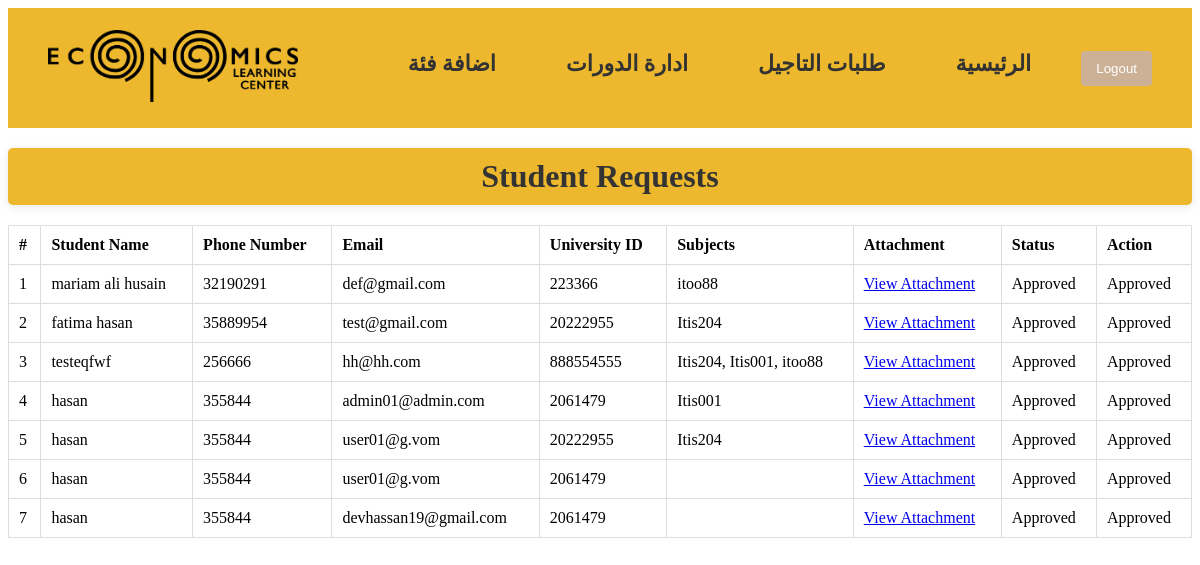
The page /admin-page/ (signed in) on the database as committed earlier.
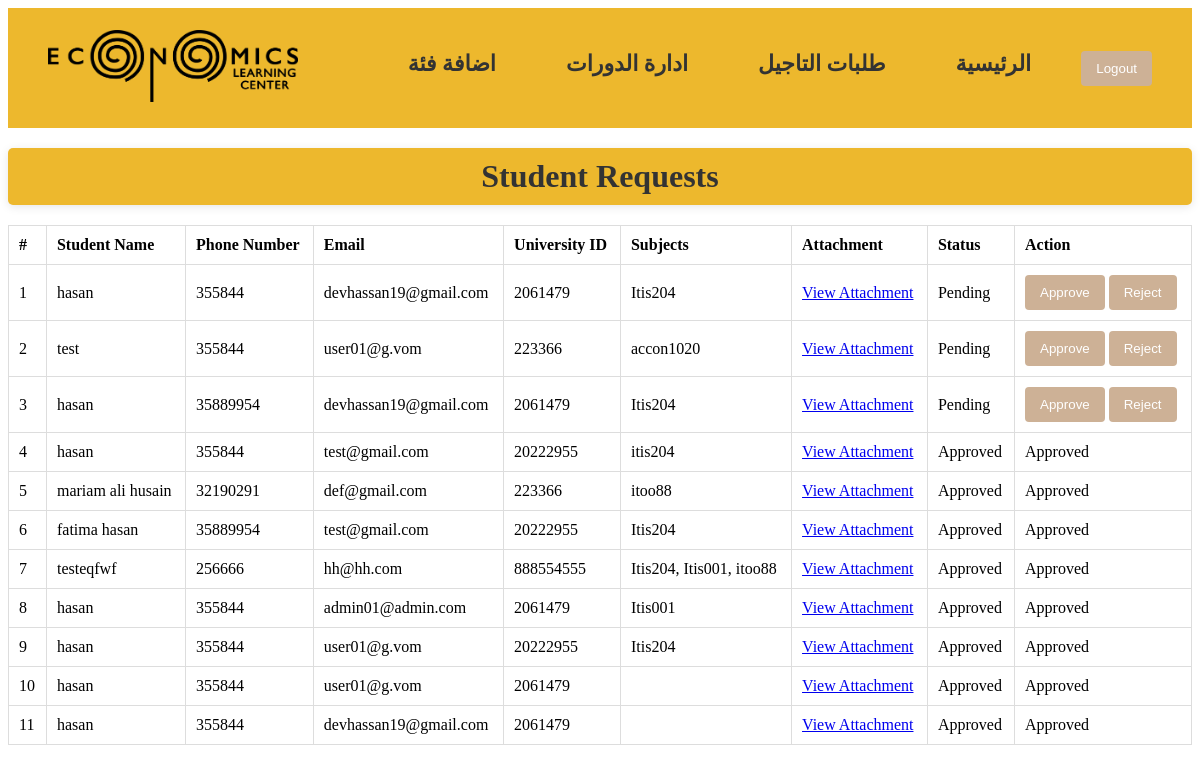
The same page on the database as committed later.
### main_app/models.py (models this page shows, shortened)
class StudentRequest(models.Model):
    student_name = models.CharField(max_length=255)
    phone_number = models.CharField(max_length=15, null=True)
    email = models.EmailField(max_length=255, null=True)
    univ_id = models.CharField(max_length=20, null=True)
    subject = models.ManyToManyField(Subject)
    attachment = models.FileField(upload_to='attachments/', blank=True, null=True)
    status = models.CharField(max_length=10, default='Pending')
    created_at = models.DateTimeField(auto_now_add=True)
    first_payment = models.BooleanField(default=False)
    second_payment = models.BooleanField(default=False)

class Subject(models.Model):
    name = models.CharField(max_length=100)
    price = models.DecimalField(max_digits=10, decimal_places=2)
    image = models.ImageField(upload_to='subject_images/')
    description = models.TextField(blank=True, null=True)
    created_at = models.DateTimeField(default=timezone.now)
    updated_at = models.DateTimeField(auto_now=True)
    advance_payment = models.DecimalField(max_digits=10, decimal_places=2, default=0.00)
    category = models.ForeignKey(Category, on_delete=models.SET_NULL, null=True, blank=True)  # Link to Category

### main_app/views.py (the view, shortened to what this page needs)
# urls.py: path('admin-page/', views.admin_page, name='admin_page'),
@login_required
@user_passes_test(lambda u: u.is_superuser)
def admin_page(request):
    requests = StudentRequest.objects.all().order_by('-created_at')
    return render(request, 'accounts/admin_page.html', {'requests': requests})

### main_app/templates/accounts/admin_page.html (shortened to what this page needs)
{% load static %}
<!DOCTYPE html>
<html>
<head>
  <link rel="stylesheet" href="{% static 'styles/admin.css' %}">
</head>
<body>
  <header>
    <nav>
      <a href="{% url 'admin_page' %}">
        <img src="{% static 'images/logo-horizantal.png' %}" alt="Elc logo" />
    </a>
      <ul>
        <li><a href="{% url 'add_category' %}">اضافة فئة</a></li>
        <li><a href="{% url 'add_subject' %}">ادارة الدورات</a></li>
        <li><a href="{% url 'accept_admin' %}">طلبات التاجيل</a></li>
        <li><a href="{% url 'admin_page' %}">الرئيسية</a></li>
        <li>
          <form action="{% url 'logout' %}" method="POST">
            <button type="submit">Logout</button>
          </form>
        </li>
      </ul>
    </nav>
  </header>
<h2>Student Requests</h2>
<table>
  <thead>
    <tr>
      <th>#</th>
      <th>Student Name</th>
      <th>Phone Number</th>
      <th>Email</th>
      <th>University ID</th>
      <th>Subjects</th>
      <th>Attachment</th>
      <th>Status</th>
      <th>Action</th>
    </tr>
  </thead>
  <tbody>
    {% for request in requests %}
    <tr>
      <td>{{ forloop.counter }}</td>
      <td>{{ request.student_name }}</td>
      <td>{{ request.phone_number }}</td>
      <td>{{ request.email }}</td>
      <td>{{ request.univ_id }}</td>
      <td>
        {% for subject in request.subject.all %}
          {{ subject.name }}{% if not forloop.last %}, {% endif %}
        {% endfor %}
      </td>
      <td>
        {% if request.attachment %}
          <a href="{{ request.attachment.url }}" target="_blank">View Attachment</a>
        {% else %}
          No Attachment
        {% endif %}
      </td>
      <td>{{ request.status }}</td>
      <td>
        {% if request.status == 'Pending' %}
        <form method="POST" style="display:inline;">
          <button type="submit" name="action" value="approve">Approve</button>
        </form>
        <form method="POST" style="display:inline;">
          <button type="submit" name="action" value="reject">Reject</button>
        </form>
        {% else %}
        {{ request.status }}
        {% endif %}
      </td>
    </tr>
    {% empty %}
    <tr><td colspan="9">No requests found</td></tr>
    {% endfor %}
  </tbody>
</table>
</body>
</html>

Rows that differ between the two databases and show on the page:
added StudentRequest: student_name "hasan", phone_number "355844", email "devhassan19@gmail.com", univ_id "2061479", status "Pending", Subject (name "Itis204")
added StudentRequest: student_name "test", phone_number "355844", email "user01@g.vom", univ_id "223366", status "Pending"
added Subject: name "accon1020", shown under "test"
added StudentRequest: student_name "hasan", phone_number "35889954", email "devhassan19@gmail.com", univ_id "2061479", status "Pending", Subject (name "Itis204")
added StudentRequest: student_name "hasan", phone_number "355844", email "test@gmail.com", univ_id "20222955", status "Approved"
added Subject: name "itis204", shown under "hasan"
